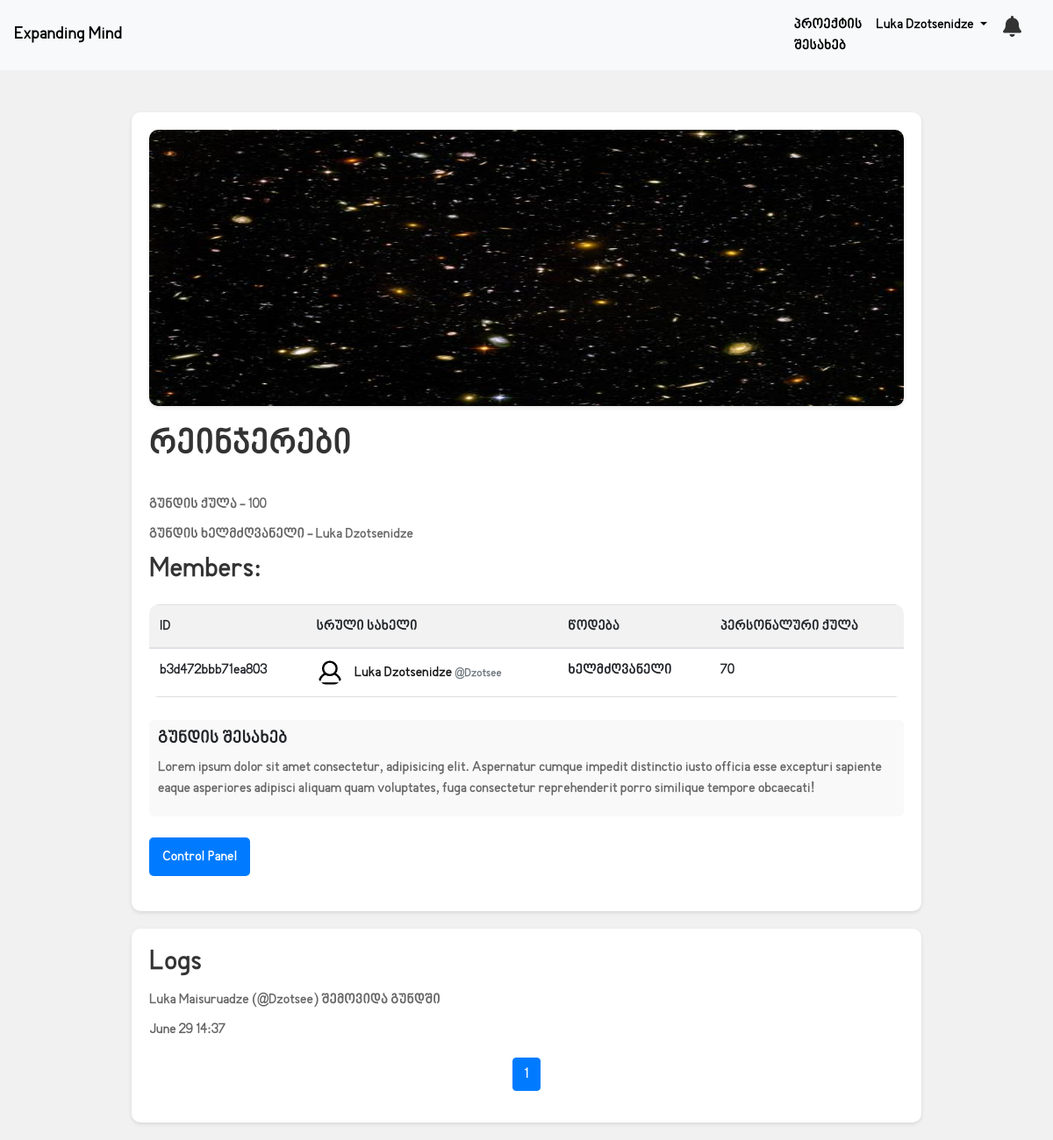
The app's page /groups/1 (signed in) with its own data.
### main/models.py (models this page shows, shortened)
class User(db.Model, UserMixin):
    id = db.Column(db.Integer, primary_key=True)
    unique_id = db.Column(db.String(8), nullable=False, unique=True)
    firstname = db.Column(db.String(20), nullable=False)
    lastname = db.Column(db.String(30), nullable=False)
    nickname = db.Column(db.String(10))
    email = db.Column(db.String(100), unique=True, nullable=False)
    rank = db.Column(db.String(50), nullable=False, default='წევრი')
    score = db.Column(db.Integer, nullable=False, default=0)
    password = db.Column(db.String(60), nullable=False)
    is_active = db.Column(db.Boolean, default=False)
    activation_token = db.Column(db.String(32), nullable=True)
    image_file = db.Column(db.String(100), nullable=False, default='default.png')
    facebook_link = db.Column(db.String(300), nullable=False)
    in_group = db.Column(db.Boolean, default=False)
    group_id = db.Column(db.Integer, db.ForeignKey('group.id'), nullable=True)
    group = db.relationship('Group', back_populates='members')

class Group(db.Model):
    id = db.Column(db.Integer, primary_key=True)
    name = db.Column(db.String(20), nullable=False, unique=True)
    leader_id = db.Column(db.Integer, nullable=False)
    description = db.Column(db.String(250))
    category = db.Column(db.String(100), nullable=False)
    members = db.relationship('User', back_populates='group')
    score = db.Column(db.Integer, nullable=False, default=0)
    group_form = db.Column(db.String(200))
    image_file = db.Column(db.String(100), default='default.png')
    @property
    def members_list(self):
        return json.loads(self.members) if self.members else []
    def assign_rank(self):
        user = User.query.filter_by(unique_id=self.leader_id).first()
        if user:
            user.rank = 'ხელმძღვანელი'
            user.in_group = True
            self.members.append(user)
            db.session.commit()

class GroupLogs(db.Model):
    id = db.Column(db.Integer, primary_key=True)
    group_id = db.Column(db.Integer)
    time = db.Column(db.String(20), default=default_time)
    log = db.Column(db.String(1000))

### main/groups/routes.py (the view)
@groups.route('/groups/<int:id>', methods=['POST', 'GET'])
def group_page(id):
    group = Group.query.filter_by(id=id).first()
    page = request.args.get('page', 1, type=int)
    leader = User.query.filter_by(unique_id=group.leader_id).first()
    try:
        group_logs = GroupLogs.query.filter_by(group_id=current_user.group_id).order_by(GroupLogs.id.desc()).paginate(page=page, per_page=5)
        notification_log = NotificationLogs.query.filter_by(user_id=current_user.id).order_by(NotificationLogs.id.desc())
        if current_user.unique_id == group.leader_id:
            group.assign_rank()
        return render_template('group_page.html', group=group, leader=leader, group_logs=group_logs, notification_log=notification_log)
    except:
        group_logs = GroupLogs.query.filter_by(group_id=id).order_by(GroupLogs.id.desc()).paginate(page=page, per_page=5)
    return render_template('group_page.html', group=group, leader=leader, group_logs=group_logs)

### main/models.py (called while the page is built)
@login_manager.user_loader
def load_user(user_id):
    return User.query.get(int(user_id))

### main/templates/group_page.html (shortened to what this page needs)
{% extends "new_base.html" %}
{% block content %}
    <div class="group-details">
        <img src="{{ url_for('static', filename='imgs/team_pics/' + group.image_file) }}" alt="{{ group.name }}" class="group-image">
        <h1>{{ group.name }}</h1>
        <br>
        <p>გუნდის ქულა - {{ group.score }}</p>
        <p>გუნდის ხელმძღვანელი - {{ leader.firstname }} {{ leader.lastname }}</p>
        <h2>Members:</h2>
        <div class="table-responsive">
            <table class="member-table table table-hover">
                <thead>
                    <tr>
                        <th>ID</th>
                        <th>სრული სახელი</th>
                        <th>წოდება</th>
                        <th>პერსონალური ქულა</th>
                    </tr>
                </thead>
                <tbody>
                    {% for member in group.members %}
                        <tr>
                            <td>{{ member.unique_id }}</td>
                            <td>
                                <a href="{{ url_for('users.profile', unique_id=member.unique_id) }}">
                                    <img src="{{ url_for('static', filename='imgs/profile_pics/' + member.image_file) }}" alt="Profile Picture" class="member-profile-pic">
                                    {{ member.firstname }} {{ member.lastname }} <span class="text-muted" style="font-size: smaller;">@{{ member.nickname }}</span>
                                </a>
                            </td>
                            <td>{{ member.rank }}</td>
                            <td>{{ member.score }}</td>
                        </tr>
                    {% endfor %}
                </tbody>
            </table>
        </div>
        <div class="description">
            <h5>გუნდის შესახებ</h5>
            <p>{{ group.description }}</p>
        </div>
        <br>
        {% if current_user.group %}
            {% if current_user.in_group and (current_user.unique_id == leader.unique_id) or (current_user.group.id == group.id and current_user.rank == 'თანახელმძღვანელი') %}
                <a href="{{ url_for('groups.control_panel', id=group.id) }}" class="control-panel-link">Control Panel</a>
            {% endif %}
        {% endif %}
    </div>
    {% if current_user.group_id == group.id %}
        <div class="logs-container">
            <h2>Logs</h2>
            <div class="logs-list">
                {% for group_log in group_logs.items %}
                    <p>{{ group_log.log }}</p>
                    <p style="color: rgba(32, 32, 32, 0.705)">{{ group_log.time }}</p>
                {% endfor %}
            </div>
            <nav aria-label="Page navigation">
                <ul class="pagination justify-content-center">
                    {% for page_num in group_logs.iter_pages(left_edge=1, right_edge=1, left_current=1, right_current=2) %}
                        {% if page_num %}
                            {% if group_logs.page == page_num %}
                                <li class="page-item active">
                                    <span class="page-link">{{ page_num }}</span>
                                </li>
                            {% else %}
                                <li class="page-item">
                                    <a class="page-link" href="{{ url_for('groups.group_page', id=group.id, page=page_num) }}">{{ page_num }}</a>
                                </li>
                            {% endif %}
                        {% else %}
                            <li class="page-item disabled">
                                <span class="page-link">...</span>
                            </li>
                        {% endif %}
                    {% endfor %}
                </ul>
            </nav>
        </div>
    {% endif %}
{% endblock content %}

### main/templates/new_base.html (shortened to what this page needs)
<!DOCTYPE html>
<html lang="en">
<head>
    <link rel="stylesheet" href="https://cdnjs.cloudflare.com/ajax/libs/font-awesome/6.5.2/css/all.min.css" />
    <link href="https://stackpath.bootstrapcdn.com/bootstrap/4.5.2/css/bootstrap.min.css" rel="stylesheet">
</head>
<body>
    <nav class="navbar navbar-expand-lg navbar-light bg-light">
        <a class="navbar-brand" href="{{url_for('groups.groups_section')}}">Expanding Mind</a>
        <div class="collapse navbar-collapse" id="navbarNav">
            <ul class="navbar-nav ml-auto">
                {% if current_user.is_authenticated %}
                    <li class="nav-item">
                        <a class="nav-link" href="#" style="color: black;">პროექტის შესახებ</a>
                    </li>
                    <li class="nav-item dropdown">
                        <a class="nav-link dropdown-toggle" href="#" id="navbarDropdown" role="button" data-toggle="dropdown" aria-haspopup="true" aria-expanded="false">
                            {{ current_user.firstname }} {{ current_user.lastname }}
                        </a>
                    </li>
                    <li class="nav-item" style="text-align: center;">
                        <div class="notification-bar">
                            <div class="notification-icon" onclick="toggleDropdown()">
                                <i class="fa fa-bell"></i>
                            </div>
                        </div>
                    </li>
                {% endif %}
            </ul>
        </div>
    </nav>
    <div class="container mt-5">
        {% block content %}{% endblock %}
    </div>
</body>
</html>

### main/templates/new_base.html (style rules this page uses)
body { font-family: BPG; }
.navbar { background-color: #007bff; }
.navbar-brand { color: rgb(0, 0, 0) !important; font-weight: bold; }
.navbar-nav .nav-link { color: rgb(0, 0, 0) !important; }
.notification-bar { display: flex; align-items: center; padding: 10px; }
.notification-icon { margin-right: 10px; }
.notification-icon i { color: #333; font-size: 24px; cursor: pointer; }
.dropdown { position: relative; }
.logs-container, .notifications-container { margin: 20px 0; }
a { color: rgb(22, 22, 22); }

### main/templates/group_page.html (style rules this page uses)
body { font-family: BPG; background-color: #f1f1f1; margin: 0; padding: 0; }
.group-details, .logs-container { max-width: 900px; margin: 20px auto; padding: 20px; background-color: #fff; border-radius: 10px; box-shadow: 0 2px 4px rgba(0, 0, 0, 0.1); }
h1, h2 { color: #333; }
.group-details p, .logs-list p { color: #666; margin-bottom: 10px; }
.table-responsive { width: 100%; overflow-x: auto; -webkit-overflow-scrolling: touch; margin-top: 20px; border-radius: 10px; }
.member-table { width: 100%; border-collapse: collapse; min-width: 600px; background: #fff; border-radius: 10px; overflow: hidden; }
.member-table th, .member-table td { padding: 12px; text-align: left; border-bottom: 1px solid #ddd; }
.member-table th { background-color: #f2f2f2; }
.control-panel-link { display: inline-block; margin-bottom: 20px; padding: 10px 15px; background-color: #007bff; color: white; border-radius: 5px; text-decoration: none; transition: background-color 0.3s ease; }
.logs-list { margin-top: 10px; }
.pagination { margin-top: 20px; }
.page-item.active .page-link { background-color: #007bff; border-color: #007bff; color: white; }
.page-link { color: #007bff; border-radius: 5px; transition: background-color 0.3s ease; }
.group-image { width: 100%; height: 315px; border-radius: 10px; margin-bottom: 20px; box-shadow: 0 2px 4px rgba(0, 0, 0, 0.1); }
.member-profile-pic { width: 30px; height: 30px; margin-right: 10px; border-radius: 50%; }
.description { background-color: #f9f9f9; padding: 10px; border-radius: 5px; margin-top: 10px; }

### records on screen
User: firstname "Luka", lastname "Dzotsenidze", unique_id "b3d472bbb71ea803", image_file (placeholder picture), nickname "Dzotsee", rank "ხელმძღვანელი", score "70"
Group: image_file (picture), name "რეინჯერები", score "100", description "Lorem ipsum dolor sit amet consectetur, adipisicing elit. Aspernatur cumque impedit distinctio iusto officia esse excepturi sapiente eaque asperiores adipisci aliquam quam voluptates, fuga consectetur reprehenderit porro similique tempore obcaecati!"
GroupLogs: log "Luka Maisuruadze (@Dzotsee) შემოვიდა გუნდში", time "June 29 14:37"

### other values on screen
{{ page_num }} "1"
